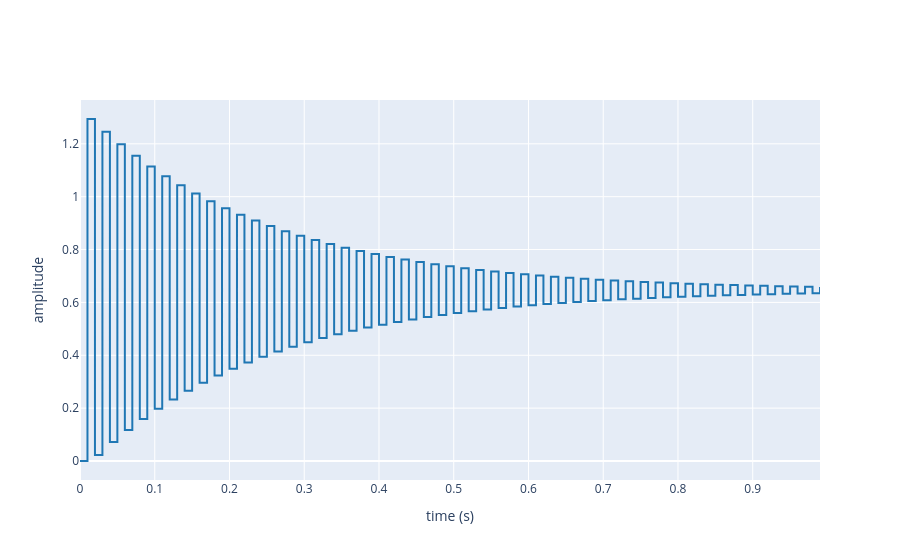

The notebook cell this image was saved under:
### Code cell
Mt_z_Hcorr = (Mt_z_rpm/(offset))/(1+(Mt_z_rpm/(offset)))
tm_z2 = np.arange(0, 1, 0.01)
step(Mt_z_Hcorr,t=tm_z2)
